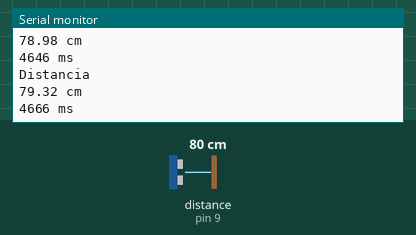
Simulated run of this sketch. Board: Arduino Uno, built with avr-gcc and run on an emulated ATmega328P. Parts: the last lines printed to the serial monitor. Wiring (inferred from the names in the program): ultrasonic range finder: trigger pin 9; echo pin 9. The inputs (shaded band) are chosen by the test bench; at power-on: distance to the obstacle (sensor on pin 9) 80 cm. The echo pulse lasts 58.3 µs per cm.

Above: at 1.8 s.
1.9 s: distance to the obstacle (sensor on pin 9) set to 2 cm
At 2.8 s:
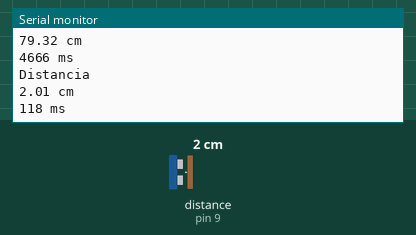
3.4 s: distance to the obstacle (sensor on pin 9) set to 4 cm
At 4.8 s:
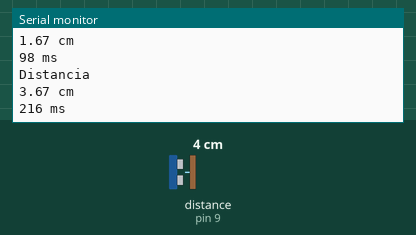
Timing chart, 0 to 6.4 s (numbered marks = the images above; inputs shaded):
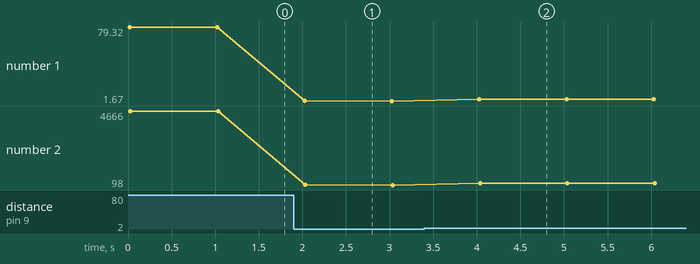

Measured:
- after the input at 1.9 s, the serial monitor: prints a new line after 0.13 s (image 1)
- after the input at 3.4 s, the serial monitor: prints a new line after 0.63 s (image 2)
- plotted number 1: 79.32 → 1.67 after the input at 1.9 s, 1.67 → 3.66 after the input at 3.4 s
- plotted number 2: 4666 → 98 after the input at 1.9 s, 98 → 215 after the input at 3.4 s

The sketch:

t7e1.ino
```cpp
/* Mirian Cifredo - University of Cádiz
* 24/06/2015
*/
/*Variables*/
float distance;
unsigned long time_bounce;
void setup() {
 Serial.begin(9600); // Setup the serial port

 // It will send the ultrasonic ping


// It will receive the ultrasonic bounce
}
void loop() {

 pinMode(9, OUTPUT); // Setup pin9 as an output.(TRIGGER)
 digitalWrite(9, LOW);
 delayMicroseconds(5);

/* Send a pulse HIGH for 10 us (According to datasheet) */
 digitalWrite(9, HIGH);
 delayMicroseconds(10);
 digitalWrite(9, LOW);
/* "pulseIn" measures how many takes a signal(in microseconds) goes from
HIGH (when it receives the bounce) to LOW(when it stops to receive the
bounce) or LOW to HIGH.
“pulseIN” works right on pulses from 10 microseconds to 3 minutes in
length.*/
 pinMode(9, INPUT); // Setup pin9 as an input.(ECHO)
 time_bounce = pulseIn(9, HIGH);
  /* Formula to figure out the distance
 * speed = space /time --> space = speed * time
 * sound speed = 340 m/s --> 0.034 cm/us
 * space --> to travel from the sensor to the object and from de object to
sensor
 * distance to object = space / 2
 */
 distance = 0.017 * time_bounce; //Fórmula para calcular la distancia
 /*Show in cm the distance measured, by serial monitor */
 Serial.println("Distancia ");
 Serial.print(distance);
 Serial.println(" cm");
 Serial.print(time_bounce);
 Serial.println(" ms");
/* ??? */
 delay(1000);
}
```
